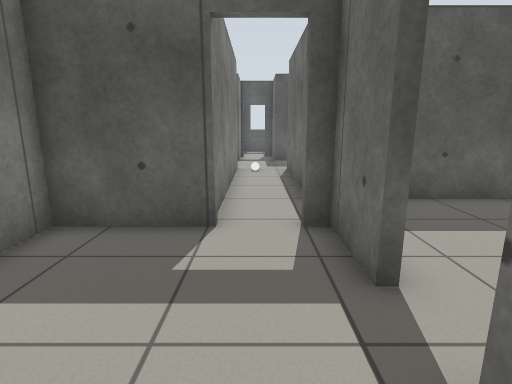
[1] (above)

21 first-person views from a walk through a world built for the Gazebo simulator. The camera is 1 m above the floor, tilts 12° down and sees 80° across. The floor is counted in squares, 0.5 m on a side. Each view is taken from the middle of a square. On the plan, view 1 faces up. The plan holds only what a view shows up to about 17 squares ahead; the rest is blank. Simple patterns stand in for the simulator's built-in surfaces. Some stock models are drawn as simple stand-ins. Some surface patterns are stand-ins.

[2]
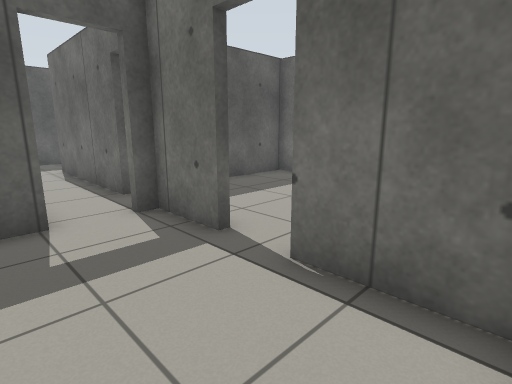

[3]
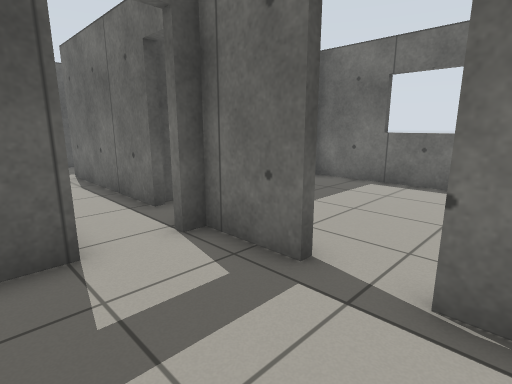

[4]
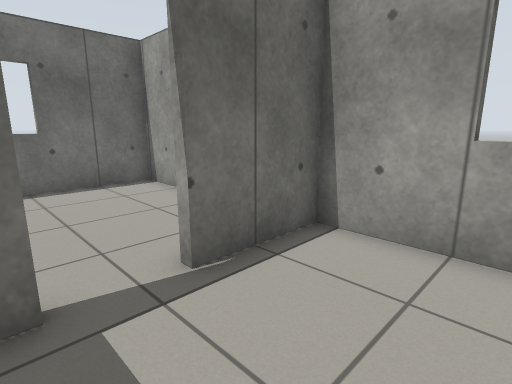

[5]
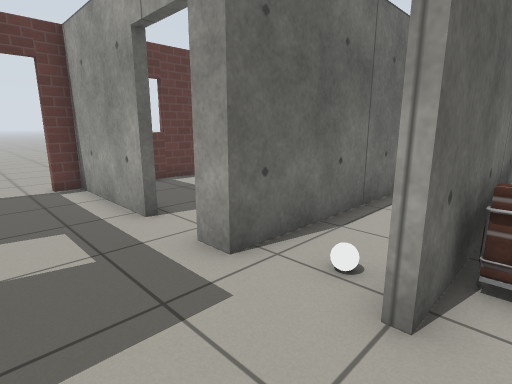

[6]
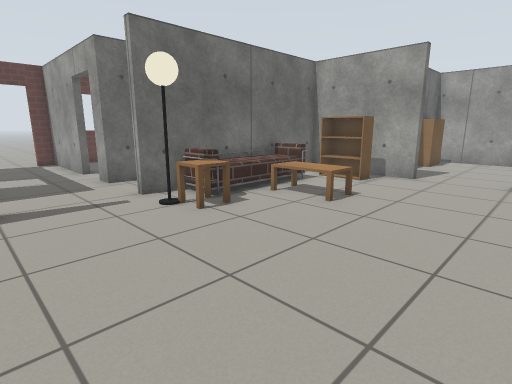

[7]
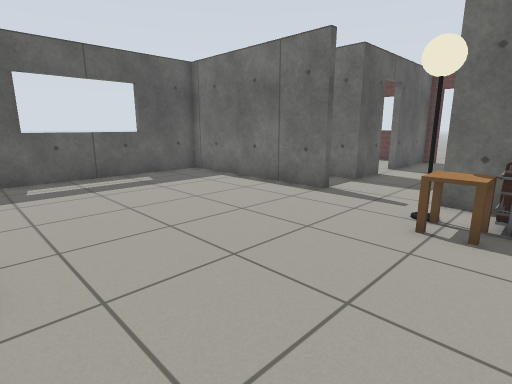

[8]
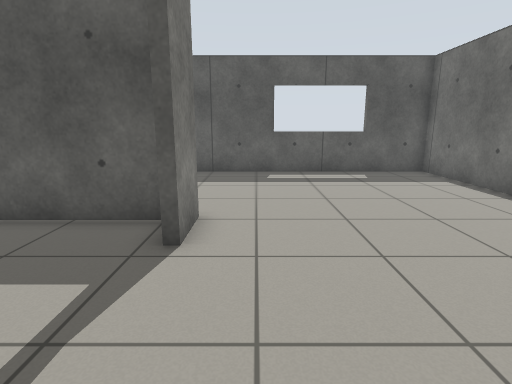

[9]
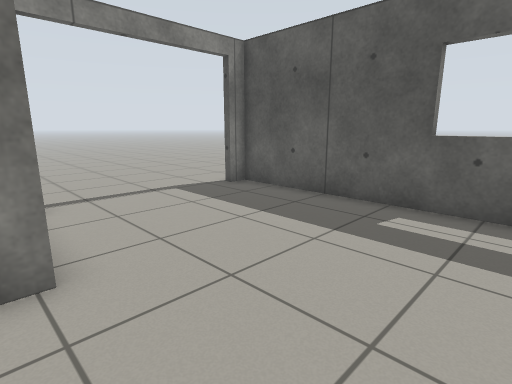

[10]
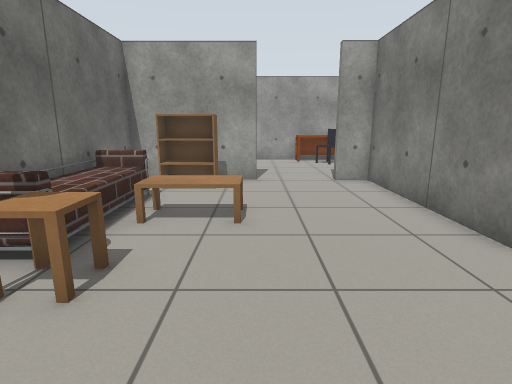

[11]
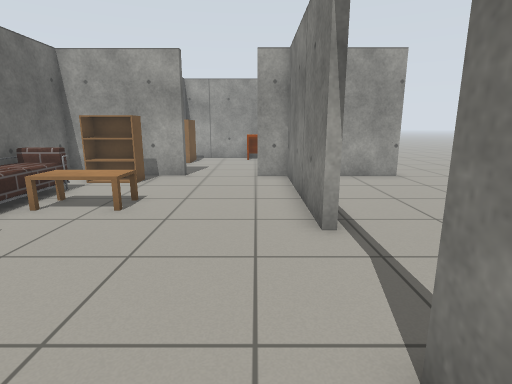

[12]
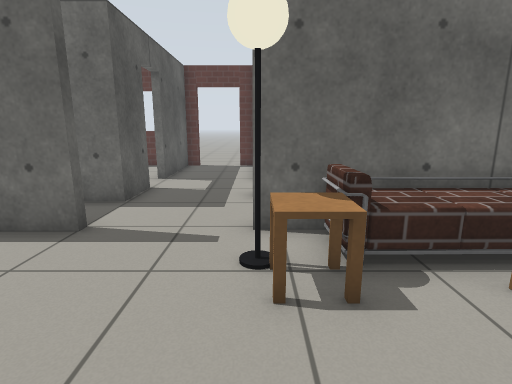

[13]
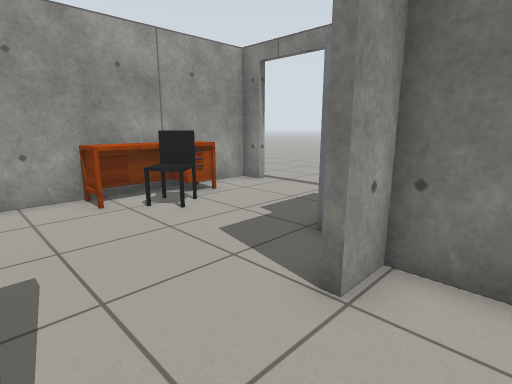

[14]
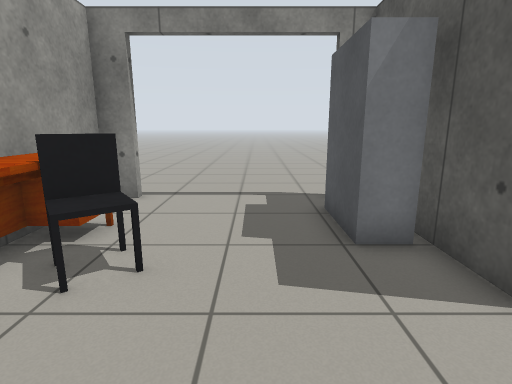

[15]
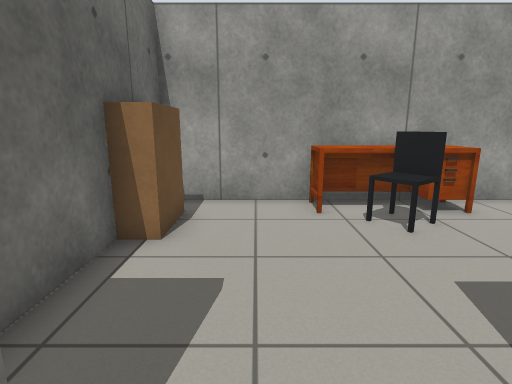

[16]
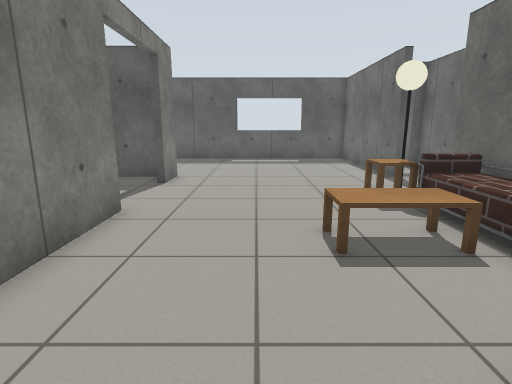

[17]
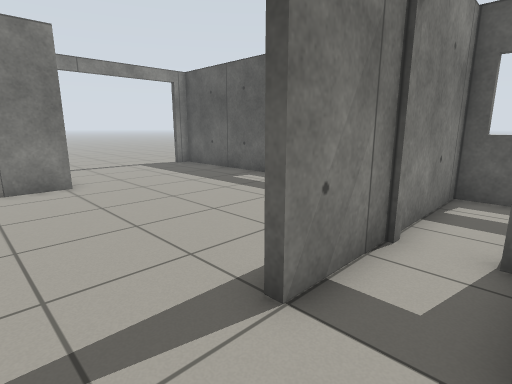

[18]
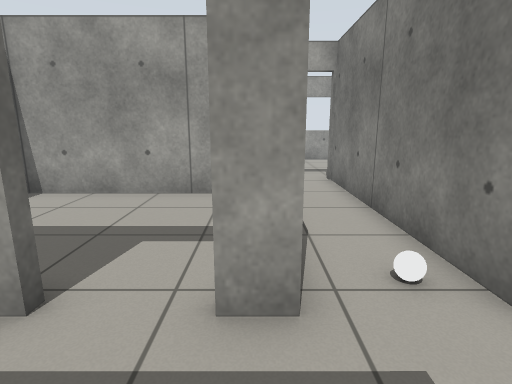

[19]
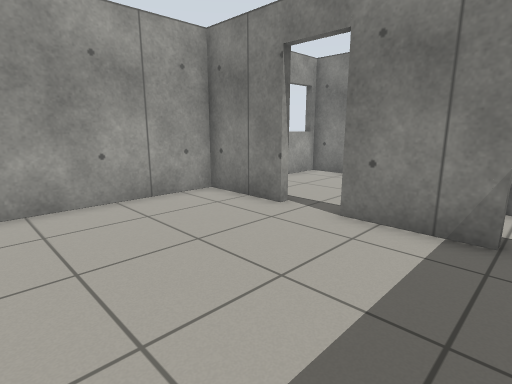

[20]
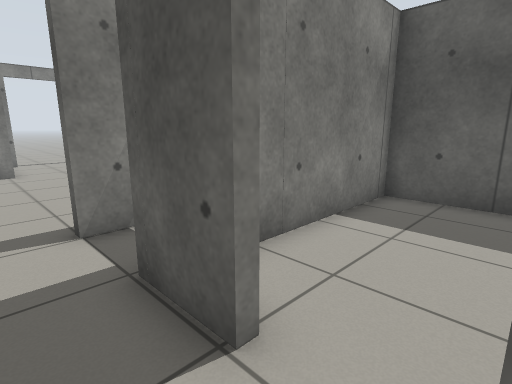

[21]
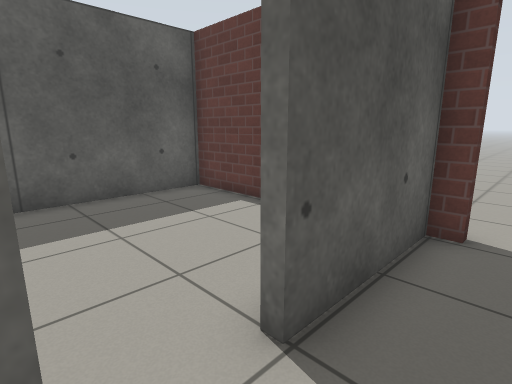

### Floor plan
Ten units are one square. View 1 is at (0, 0); x grows to the right and y downward. Boxes are objects, and circles mark ways between rooms. Rooms are numbered by the first view taken in them; rooms with no view inside come last. Other rooms are left out.
<svg viewBox="-155 -265 251 288">
<path fill="none" stroke="#000" d="M15 -35 15 -60 9 -60M-42 -4 -42 13 15 13 15 -19M-12 18 -12 12M-8 -60 -42 -60 -42 -46M-103 -188 -103 -169M-103 -133 -103 -64 -90 -64M-12 -184 -12 -260 -146 -260 -146 -251M-60 -64 -12 -64 -12 -151M-85 13 -45 13 -45 -44M-94 -60 -117 -60M-60 -59 -60 -64M-146 4 -146 13 -124 13M44 -151 91 -151 91 -158M32 -186 11 -186 11 -213M-10 -151 -10 -62M-10 -216 -10 -184M91 -179 91 -186 50 -186M15 -81 15 -151 25 -151M18 -19 18 13 91 13 91 -85 43 -85M18 -65 18 -35M91 -229 91 -260 14 -260 14 -206M91 -201 91 -208M33 -88 91 -88M91 -105 91 -125M4 -260 -10 -260 -10 -216"/>
<rect x="-55" y="-125" width="30" height="20" fill="#bbb"><title>coffee table</title></rect>
<rect x="-45" y="-85" width="20" height="20" fill="#bbb"><title>bookshelf</title></rect>
<rect x="-45" y="-145" width="20" height="10" fill="#bbb"><title>side table</title></rect>
<rect x="-35" y="-145" width="20" height="60" fill="#bbb"><title>sofa</title></rect>
<rect x="-35" y="-155" width="10" height="10" fill="#bbb"><title>lamp</title></rect>
<rect x="-135" y="-55" width="30" height="10" fill="#bbb"><title>shelf</title></rect>
<rect x="-125" y="-5" width="40" height="20" fill="#bbb"><title>chest of drawers</title></rect>
<rect x="-105" y="-15" width="10" height="20" fill="#bbb"><title>office chair</title></rect>
<rect x="-55" y="-25" width="10" height="30" fill="#bbb"><title>bookshelf</title></rect>
<rect x="-5" y="-145" width="10" height="10" fill="#bbb"><title>white ball</title></rect>
<circle cx="5" cy="-60" r="3" fill="#2a7"/>
<circle cx="20" cy="-25" r="3" fill="#2a7"/>
<circle cx="-80" cy="-60" r="3" fill="#2a7"/>
<circle cx="-10" cy="-170" r="3" fill="#2a7"/>
<circle cx="20" cy="-75" r="3" fill="#2a7"/>
<circle cx="45" cy="-190" r="3" fill="#2a7"/>
<circle cx="35" cy="-150" r="3" fill="#2a7"/>
<circle cx="0" cy="-215" r="3" fill="#2a7"/>
<text x="-10" y="-20">1</text>
<text x="-70" y="-170">2</text>
<text x="-90" y="-20">3</text>
<text x="20" y="-160">4</text>
<text x="50" y="-40">5</text>
<text x="50" y="-230">6</text>
<text x="50" y="-120">7</text>
<text x="0" y="-240">8</text>
</svg>
Room 1 opens to room 4. Room 1 opens to room 5. Room 2 opens to room 3. Room 2 opens to room 4. Room 4 opens to room 5. Room 4 opens to room 6. Room 4 opens to room 7. Room 4 opens to room 8.

Where each view was taken, in squares from view 1:
view 1: 0 up, 0 right, facing up
view 2: 1 down, 2 left, facing up-right
view 3: 1 up, 2 left, facing up-right
view 4: 4 up, 2 left, facing down-right
view 5: 18 up, 2 left, facing down-right
view 6: 19 up, 10 left, facing down-right
view 7: 13 up, 10 left, facing up-right
view 8: 12 up, 9 left, facing up
view 9: 18 up, 6 left, facing up-left
view 10: 18 up, 6 left, facing down
view 11: 19 up, 9 left, facing down
view 12: 15 up, 7 left, facing right
view 13: 8 up, 6 left, facing down-left
view 14: 3 up, 6 left, facing left
view 15: 7 up, 7 left, facing down
view 16: 6 up, 7 left, facing up
view 17: 16 up, 1 right, facing up-left
view 18: 18 up, 2 right, facing down
view 19: 7 up, 8 right, facing down-left
view 20: 17 up, 5 right, facing up-left
view 21: 17 up, 3 right, facing up-right
